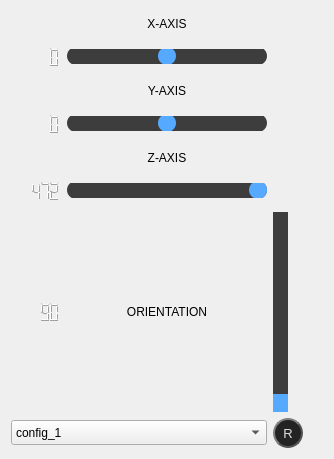
                      <widget class="QWidget" name="tab_manual_xyz">
                       <attribute name="icon">
                        <iconset resource="icons/icons.qrc">
                         <normaloff>:/16x16/16x16/icons8-robot-50.png</normaloff>:/16x16/16x16/icons8-robot-50.png</iconset>
                       </attribute>
                       <attribute name="title">
                        <string>XYZ</string>
                       </attribute>
                       <layout class="QGridLayout" name="gridLayout_8">
                        <item row="0" column="1">
                         <widget class="QLabel" name="label_manual_x">
                          <property name="sizePolicy">
                           <sizepolicy hsizetype="MinimumExpanding" vsizetype="Preferred">
                            <horstretch>0</horstretch>
                            <verstretch>0</verstretch>
                           </sizepolicy>
                          </property>
                          <property name="minimumSize">
                           <size>
                            <width>150</width>
                            <height>25</height>
                           </size>
                          </property>
                          <property name="maximumSize">
                           <size>
                            <width>16777215</width>
                            <height>25</height>
                           </size>
                          </property>
                          <property name="text">
                           <string>X-AXIS</string>
                          </property>
                          <property name="alignment">
                           <set>Qt::AlignCenter</set>
                          </property>
                         </widget>
                        </item>
                        <item row="1" column="0">
                         <widget class="QLCDNumber" name="lcdNumber_manual_x">
                          <property name="minimumSize">
                           <size>
                            <width>30</width>
                            <height>30</height>
                           </size>
                          </property>
                          <property name="maximumSize">
                           <size>
                            <width>50</width>
                            <height>50</height>
                           </size>
                          </property>
                          <property name="font">
                           <font>
                            <pointsize>4</pointsize>
                           </font>
                          </property>
                          <property name="styleSheet">
                           <string notr="true">QLCDNumber{
  border: none;
  color: rgb(255, 255, 255);
}</string>
                          </property>
                         </widget>
                        </item>
                        <item row="1" column="1">
                         <widget class="QSlider" name="horizontalSlider_manual_x">
                          <property name="sizePolicy">
                           <sizepolicy hsizetype="MinimumExpanding" vsizetype="Fixed">
                            <horstretch>0</horstretch>
                            <verstretch>0</verstretch>
                           </sizepolicy>
                          </property>
                          <property name="minimumSize">
                           <size>
                            <width>200</width>
                            <height>0</height>
                           </size>
                          </property>
                          <property name="maximumSize">
                           <size>
                            <width>16777215</width>
                            <height>16777215</height>
                           </size>
                          </property>
                          <property name="layoutDirection">
                           <enum>Qt::LeftToRight</enum>
                          </property>
                          <property name="styleSheet">
                           <string notr="true">QSlider::groove:horizontal {
    border-radius: 9px;  
	height: 18px;
	margin: 0px;
	background-color: rgb(61, 61, 61);
}

QSlider::handle:horizontal {
    background-color: rgb(85, 170, 255);
    border: none;
    height: 18px;
    width: 18px;
    margin: 0px;
	border-radius: 9px;
}
QSlider::handle:horizontal:hover {
    background-color: rgb(105, 180, 255);
}
QSlider::handle:horizontal:pressed {
    background-color: rgb(65, 130, 195);
}</string>
                          </property>
                          <property name="minimum">
                           <number>-472</number>
                          </property>
                          <property name="maximum">
                           <number>472</number>
                          </property>
                          <property name="pageStep">
                           <number>5</number>
                          </property>
                          <property name="orientation">
                           <enum>Qt::Horizontal</enum>
                          </property>
                          <property name="invertedAppearance">
                           <bool>false</bool>
                          </property>
                          <property name="invertedControls">
                           <bool>false</bool>
                          </property>
                          <property name="tickPosition">
                           <enum>QSlider::NoTicks</enum>
                          </property>
                          <property name="tickInterval">
                           <number>10</number>
                          </property>
                         </widget>
                        </item>
                        <item row="2" column="1">
                         <widget class="QLabel" name="label_manual_y">
                          <property name="sizePolicy">
                           <sizepolicy hsizetype="MinimumExpanding" vsizetype="Preferred">
                            <horstretch>0</horstretch>
                            <verstretch>0</verstretch>
                           </sizepolicy>
                          </property>
                          <property name="minimumSize">
                           <size>
                            <width>150</width>
                            <height>25</height>
                           </size>
                          </property>
                          <property name="maximumSize">
                           <size>
                            <width>16777215</width>
                            <height>25</height>
                           </size>
                          </property>
                          <property name="text">
                           <string>Y-AXIS</string>
                          </property>
                          <property name="alignment">
                           <set>Qt::AlignCenter</set>
                          </property>
                         </widget>
                        </item>
                        <item row="3" column="0">
                         <widget class="QLCDNumber" name="lcdNumber_manual_y">
                          <property name="minimumSize">
                           <size>
                            <width>30</width>
                            <height>30</height>
                           </size>
                          </property>
                          <property name="maximumSize">
                           <size>
                            <width>50</width>
                            <height>50</height>
                           </size>
                          </property>
                          <property name="frameShape">
                           <enum>QFrame::NoFrame</enum>
                          </property>
                         </widget>
                        </item>
                        <item row="3" column="1">
                         <widget class="QSlider" name="horizontalSlider_manual_y">
                          <property name="sizePolicy">
                           <sizepolicy hsizetype="MinimumExpanding" vsizetype="Fixed">
                            <horstretch>0</horstretch>
                            <verstretch>0</verstretch>
                           </sizepolicy>
                          </property>
                          <property name="minimumSize">
                           <size>
                            <width>200</width>
                            <height>0</height>
                           </size>
                          </property>
                          <property name="maximumSize">
                           <size>
                            <width>16777215</width>
                            <height>16777215</height>
                           </size>
                          </property>
                          <property name="styleSheet">
                           <string notr="true">QSlider::groove:horizontal {
    border-radius: 9px;  
	height: 18px;
	margin: 0px;
	background-color: rgb(61, 61, 61);
}

QSlider::handle:horizontal {
    background-color: rgb(85, 170, 255);
    border: none;
    height: 18px;
    width: 18px;
    margin: 0px;
	border-radius: 9px;
}
QSlider::handle:horizontal:hover {
    background-color: rgb(105, 180, 255);
}
QSlider::handle:horizontal:pressed {
    background-color: rgb(65, 130, 195);
}</string>
                          </property>
                          <property name="minimum">
                           <number>-472</number>
                          </property>
                          <property name="maximum">
                           <number>472</number>
                          </property>
                          <property name="pageStep">
                           <number>5</number>
                          </property>
                          <property name="orientation">
                           <enum>Qt::Horizontal</enum>
                          </property>
                          <property name="invertedAppearance">
                           <bool>false</bool>
                          </property>
                          <property name="invertedControls">
                           <bool>false</bool>
                          </property>
                          <property name="tickPosition">
                           <enum>QSlider::NoTicks</enum>
                          </property>
                          <property name="tickInterval">
                           <number>10</number>
                          </property>
                         </widget>
                        </item>
                        <item row="4" column="1">
                         <widget class="QLabel" name="label_manual_z">
                          <property name="sizePolicy">
                           <sizepolicy hsizetype="MinimumExpanding" vsizetype="Preferred">
                            <horstretch>0</horstretch>
                            <verstretch>0</verstretch>
                           </sizepolicy>
                          </property>
                          <property name="minimumSize">
                           <size>
                            <width>150</width>
                            <height>25</height>
                           </size>
                          </property>
                          <property name="maximumSize">
                           <size>
                            <width>16777215</width>
                            <height>25</height>
                           </size>
                          </property>
                          <property name="text">
                           <string>Z-AXIS</string>
                          </property>
                          <property name="alignment">
                           <set>Qt::AlignCenter</set>
                          </property>
                         </widget>
                        </item>
                        <item row="5" column="0">
                         <widget class="QLCDNumber" name="lcdNumber_manual_z">
                          <property name="minimumSize">
                           <size>
                            <width>30</width>
                            <height>30</height>
                           </size>
                          </property>
                          <property name="maximumSize">
                           <size>
                            <width>50</width>
                            <height>50</height>
                           </size>
                          </property>
                          <property name="frameShape">
                           <enum>QFrame::NoFrame</enum>
                          </property>
                          <property name="value" stdset="0">
                           <double>472.000000000000000</double>
                          </property>
                         </widget>
                        </item>
                        <item row="5" column="1">
                         <widget class="QSlider" name="horizontalSlider_manual_z">
                          <property name="sizePolicy">
                           <sizepolicy hsizetype="MinimumExpanding" vsizetype="Fixed">
                            <horstretch>0</horstretch>
                            <verstretch>0</verstretch>
                           </sizepolicy>
                          </property>
                          <property name="minimumSize">
                           <size>
                            <width>200</width>
                            <height>0</height>
                           </size>
                          </property>
                          <property name="maximumSize">
                           <size>
                            <width>16777215</width>
                            <height>16777215</height>
                           </size>
                          </property>
                          <property name="styleSheet">
                           <string notr="true">QSlider::groove:horizontal {
    border-radius: 9px;  
	height: 18px;
	margin: 0px;
	background-color: rgb(61, 61, 61);
}

QSlider::handle:horizontal {
    background-color: rgb(85, 170, 255);
    border: none;
    height: 18px;
    width: 18px;
    margin: 0px;
	border-radius: 9px;
}
QSlider::handle:horizontal:hover {
    background-color: rgb(105, 180, 255);
}
QSlider::handle:horizontal:pressed {
    background-color: rgb(65, 130, 195);
}</string>
                          </property>
                          <property name="minimum">
                           <number>-472</number>
                          </property>
                          <property name="maximum">
                           <number>472</number>
                          </property>
                          <property name="pageStep">
                           <number>5</number>
                          </property>
                          <property name="sliderPosition">
                           <number>472</number>
                          </property>
                          <property name="orientation">
                           <enum>Qt::Horizontal</enum>
                          </property>
                          <property name="invertedAppearance">
                           <bool>false</bool>
                          </property>
                          <property name="invertedControls">
                           <bool>false</bool>
                          </property>
                          <property name="tickPosition">
                           <enum>QSlider::NoTicks</enum>
                          </property>
                          <property name="tickInterval">
                           <number>10</number>
                          </property>
                         </widget>
                        </item>
                        <item row="5" column="2">
                         <spacer name="horizontalSpacer_4">
                          <property name="orientation">
                           <enum>Qt::Horizontal</enum>
                          </property>
                          <property name="sizeType">
                           <enum>QSizePolicy::Fixed</enum>
                          </property>
                          <property name="sizeHint" stdset="0">
                           <size>
                            <width>50</width>
                            <height>25</height>
                           </size>
                          </property>
                         </spacer>
                        </item>
                        <item row="6" column="0">
                         <widget class="QLCDNumber" name="lcdNumber_imanual_orient">
                          <property name="minimumSize">
                           <size>
                            <width>30</width>
                            <height>30</height>
                           </size>
                          </property>
                          <property name="maximumSize">
                           <size>
                            <width>50</width>
                            <height>50</height>
                           </size>
                          </property>
                          <property name="frameShape">
                           <enum>QFrame::NoFrame</enum>
                          </property>
                          <property name="value" stdset="0">
                           <double>90.000000000000000</double>
                          </property>
                         </widget>
                        </item>
                        <item row="6" column="1">
                         <widget class="QLabel" name="label_manual_orient">
                          <property name="sizePolicy">
                           <sizepolicy hsizetype="MinimumExpanding" vsizetype="Preferred">
                            <horstretch>0</horstretch>
                            <verstretch>0</verstretch>
                           </sizepolicy>
                          </property>
                          <property name="minimumSize">
                           <size>
                            <width>200</width>
                            <height>25</height>
                           </size>
                          </property>
                          <property name="maximumSize">
                           <size>
                            <width>16777215</width>
                            <height>25</height>
                           </size>
                          </property>
                          <property name="text">
                           <string>ORIENTATION</string>
                          </property>
                          <property name="alignment">
                           <set>Qt::AlignCenter</set>
                          </property>
                         </widget>
                        </item>
                        <item row="6" column="2">
                         <widget class="QSlider" name="verticalSlider_manual_orient">
                          <property name="sizePolicy">
                           <sizepolicy hsizetype="Fixed" vsizetype="Minimum">
                            <horstretch>0</horstretch>
                            <verstretch>0</verstretch>
                           </sizepolicy>
                          </property>
                          <property name="minimumSize">
                           <size>
                            <width>0</width>
                            <height>200</height>
                           </size>
                          </property>
                          <property name="maximumSize">
                           <size>
                            <width>16777215</width>
                            <height>400</height>
                           </size>
                          </property>
                          <property name="styleSheet">
                           <string notr="true">QSlider::groove:vertical {
    border-radius: 9px;  
	widtht: 18px;
	margin: 0px;
	background-color: rgb(61, 61, 61);
}

QSlider::handle:vertical {
    background-color: rgb(85, 170, 255);
    border: none;
    height: 18px;
    width: 18px;
    margin: 0px;
	border-radius: 9px;
}
QSlider::handle:vertical:hover {
    background-color: rgb(105, 180, 255);
}
QSlider::handle:vertical:pressed {
    background-color: rgb(65, 130, 195);
}</string>
                          </property>
                          <property name="minimum">
                           <number>-90</number>
                          </property>
                          <property name="maximum">
                           <number>90</number>
                          </property>
                          <property name="pageStep">
                           <number>5</number>
                          </property>
                          <property name="sliderPosition">
                           <number>90</number>
                          </property>
                          <property name="orientation">
                           <enum>Qt::Vertical</enum>
                          </property>
                          <property name="invertedAppearance">
                           <bool>true</bool>
                          </property>
                          <property name="invertedControls">
                           <bool>true</bool>
                          </property>
                         </widget>
                        </item>
                        <item row="7" column="0" colspan="2">
                         <widget class="QComboBox" name="comboBox_auto_config_2">
                          <property name="minimumSize">
                           <size>
                            <width>100</width>
                            <height>25</height>
                           </size>
                          </property>
                          <property name="maximumSize">
                           <size>
                            <width>16777215</width>
                            <height>25</height>
                           </size>
                          </property>
                          <property name="toolTip">
                           <string>Robot config</string>
                          </property>
                          <item>
                           <property name="text">
                            <string>config_1</string>
                           </property>
                          </item>
                          <item>
                           <property name="text">
                            <string>config_2</string>
                           </property>
                          </item>
                         </widget>
                        </item>
                        <item row="7" column="2">
                         <widget class="QPushButton" name="btn_manual_reset_2">
                          <property name="sizePolicy">
                           <sizepolicy hsizetype="Preferred" vsizetype="Preferred">
                            <horstretch>0</horstretch>
                            <verstretch>0</verstretch>
                           </sizepolicy>
                          </property>
                          <property name="minimumSize">
                           <size>
                            <width>30</width>
                            <height>30</height>
                           </size>
                          </property>
                          <property name="maximumSize">
                           <size>
                            <width>30</width>
                            <height>30</height>
                           </size>
                          </property>
                          <property name="font">
                           <font>
                            <family>Segoe UI</family>
                            <pointsize>10</pointsize>
                           </font>
                          </property>
                          <property name="toolTip">
                           <string>Reset</string>
                          </property>
                          <property name="layoutDirection">
                           <enum>Qt::LeftToRight</enum>
                          </property>
                          <property name="styleSheet">
                           <string notr="true">QPushButton {	
	color: rgb(222, 222, 222);
    border: 2px solid #555;
    border-radius: 15px;
    border-style: outset;
	background-color: rgb(35, 35, 35);
    padding: 5px;

}
QPushButton:hover {
	background-color: rgb(61, 61, 61);
}
QPushButton:pressed {	
	background-color: rgb(85, 170, 255);
}</string>
                          </property>
                          <property name="text">
                           <string>R</string>
                          </property>
                          <property name="checkable">
                           <bool>true</bool>
                          </property>
                          <property name="checked">
                           <bool>true</bool>
                          </property>
                         </widget>
                        </item>
                       </layout>
                      </widget>
